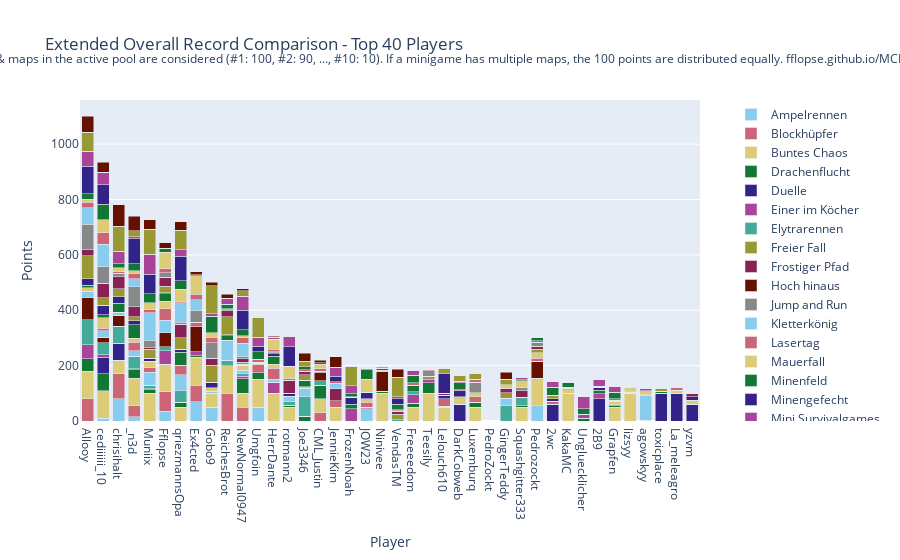

The notebook cell saved with this chart:
### Code cell
import plotly.graph_objects as go

# Sum all columns to get the total score
outDf['Total'] = outDf.sum(axis=1)

# Sort by total score and fill N/A values with 0
outDf = outDf.sort_values(by='Total', ascending=False).fillna(0)

# Crop to top 10 players
cropDf = outDf.head(40).copy()

# Drop the 'Total' column for plotting
cropDf = cropDf.drop(columns=['Total'])

# Create a color palette
color_palette = px.colors.qualitative.Safe

# Create the stacked bar plot
fig = go.Figure()

cropDf = remove_duplicate_columns(cropDf)

for column in cropDf.columns.difference(['Player']):
    fig.add_trace(go.Bar(
        x=cropDf.index,
        y=cropDf[column],
        name=column,
        marker_color=color_palette[len(fig.data) % len(color_palette)]
    ))

# Update layout
fig.update_layout(
    barmode='stack',
    title='Extended Overall Record Comparison - Top 40 Players',
    xaxis=dict(title='Player'),
    yaxis=dict(title='Points'),
    #height=800,
    #width=1000,
    legend=dict(
        x=1.05,
        y=0.5,
        traceorder='normal',
        font=dict(size=12),
        bgcolor='rgba(255, 255, 255, 0)',
        bordercolor='rgba(0, 0, 0, 0)'
    ),
    margin=dict(r=200),  # Adjust right margin to make room for the legend
    annotations=[
        dict(
            x=0.5,
            y=1.1635,
            xref='paper',
            yref='paper',
            text='Max 100 points per minigame. Records #1 through #10 of games & maps in the active pool are considered (#1: 100, #2: 90, ..., #10: 10). If a minigame has multiple maps, the 100 points are distributed equally. fflopse.github.io/MCP-Records/data-analysis/global-ranking.ipynb',
            showarrow=False,
            font=dict(size=12),
            xanchor='center'
        )
    ]
)

fig.show()

# save the plot as an html file

fig.write_html('out/ext_overall_record_comparison.html')

### Figure 1 — Plotly figure (JSON) as saved in the notebook; plotly's stock layout.template omitted (floating-point values rounded to 4 significant figures)
{"data": [{"marker": {"color": "rgb(136, 204, 238)"}, "name": "Ampelrennen", "type": "bar", "x": ["Allooy", "cediiiiii_10", "chrisihalt", "_n3d", "Muniix", "Fflopse", "qriezmannsOpa", "Ex4cted", "Gobo9", "ReichesBrot", "NewNormal0947", "Umgfoin", "HerrDante", "rotmann2", "Joe3346", "CML_Justin", "JennieKim", "FrozenNoah", "JOW23", "Ninivee", "VendasTM", "Freeeedom", "Teesily", "Lelouch610", "DarkCobweb", "Luxemburq", "PedroZockt", "GingerTeddy", "Squashgitter333", "Pedrozockt", "2wc", "KakaMC", "Ungluecklicher", "2B9", "Grapfen", "lizsyy", "agowskyy", "toxicplace", "La_meleagro", "yzvm"], "y": [0.0, 10.0, 80.0, 15.0, 0.0, 35.0, 0.0, 70.0, 50.0, 0.0, 0.0, 50.0, 0.0, 0.0, 0.0, 0.0, 0.0, 0.0, 45.0, 0.0, 0.0, 0.0, 0.0, 0.0, 0.0, 0.0, 0.0, 0.0, 0.0, 55.0, 0.0, 0.0, 0.0, 0.0, 0.0, 0.0, 0.0, 0.0, 0.0, 0.0]}, {"marker": {"color": "rgb(204, 102, 119)"}, "name": "Blockhüpfer", "type": "bar", "x": ["Allooy", "cediiiiii_10", "chrisihalt", "_n3d", "Muniix", "Fflopse", "qriezmannsOpa", "Ex4cted", "Gobo9", "ReichesBrot", "NewNormal0947", "Umgfoin", "HerrDante", "rotmann2", "Joe3346", "CML_Justin", "JennieKim", "FrozenNoah", "JOW23", "Ninivee", "VendasTM", "Freeeedom", "Teesily", "Lelouch610", "DarkCobweb", "Luxemburq", "PedroZockt", "GingerTeddy", "Squashgitter333", "Pedrozockt", "2wc", "KakaMC", "Ungluecklicher", "2B9", "Grapfen", "lizsyy", "agowskyy", "toxicplace", "La_meleagro", "yzvm"], "y": [80.0, 0.0, 90.0, 40.0, 0.0, 70.0, 0.0, 60.0, 0.0, 100.0, 50.0, 0.0, 0.0, 0.0, 0.0, 30.0, 0.0, 0.0, 0.0, 0.0, 0.0, 0.0, 0.0, 0.0, 0.0, 0.0, 0.0, 0.0, 0.0, 0.0, 0.0, 0.0, 0.0, 0.0, 0.0, 0.0, 0.0, 0.0, 0.0, 0.0]}, {"marker": {"color": "rgb(221, 204, 119)"}, "name": "Buntes Chaos", "type": "bar", "x": ["Allooy", "cediiiiii_10", "chrisihalt", "_n3d", "Muniix", "Fflopse", "qriezmannsOpa", "Ex4cted", "Gobo9", "ReichesBrot", "NewNormal0947", "Umgfoin", "HerrDante", "rotmann2", "Joe3346", "CML_Justin", "JennieKim", "FrozenNoah", "JOW23", "Ninivee", "VendasTM", "Freeeedom", "Teesily", "Lelouch610", "DarkCobweb", "Luxemburq", "PedroZockt", "GingerTeddy", "Squashgitter333", "Pedrozockt", "2wc", "KakaMC", "Ungluecklicher", "2B9", "Grapfen", "lizsyy", "agowskyy", "toxicplace", "La_meleagro", "yzvm"], "y": [100.0, 100.0, 50.0, 100.0, 100.0, 100.0, 50.0, 100.0, 50.0, 100.0, 50.0, 100.0, 100.0, 50.0, 0.0, 50.0, 50.0, 0.0, 0.0, 100.0, 0.0, 50.0, 100.0, 50.0, 0.0, 50.0, 0.0, 0.0, 50.0, 100.0, 0.0, 100.0, 0.0, 0.0, 50.0, 100.0, 0.0, 0.0, 0.0, 0.0]}, {"marker": {"color": "rgb(17, 119, 51)"}, "name": "Drachenflucht", "type": "bar", "x": ["Allooy", "cediiiiii_10", "chrisihalt", "_n3d", "Muniix", "Fflopse", "qriezmannsOpa", "Ex4cted", "Gobo9", "ReichesBrot", "NewNormal0947", "Umgfoin", "HerrDante", "rotmann2", "Joe3346", "CML_Justin", "JennieKim", "FrozenNoah", "JOW23", "Ninivee", "VendasTM", "Freeeedom", "Teesily", "Lelouch610", "DarkCobweb", "Luxemburq", "PedroZockt", "GingerTeddy", "Squashgitter333", "Pedrozockt", "2wc", "KakaMC", "Ungluecklicher", "2B9", "Grapfen", "lizsyy", "agowskyy", "toxicplace", "La_meleagro", "yzvm"], "y": [45.0, 60.0, 0.0, 30.0, 12.5, 0.0, 17.5, 5.0, 0.0, 0.0, 52.5, 25.0, 0.0, 7.5, 17.5, 50.0, 0.0, 0.0, 0.0, 7.5, 0.0, 15.0, 37.5, 0.0, 0.0, 17.5, 0.0, 0.0, 5.0, 0.0, 0.0, 0.0, 10.0, 0.0, 5.0, 0.0, 0.0, 0.0, 0.0, 0.0]}, {"marker": {"color": "rgb(51, 34, 136)"}, "name": "Duelle", "type": "bar", "x": ["Allooy", "cediiiiii_10", "chrisihalt", "_n3d", "Muniix", "Fflopse", "qriezmannsOpa", "Ex4cted", "Gobo9", "ReichesBrot", "NewNormal0947", "Umgfoin", "HerrDante", "rotmann2", "Joe3346", "CML_Justin", "JennieKim", "FrozenNoah", "JOW23", "Ninivee", "VendasTM", "Freeeedom", "Teesily", "Lelouch610", "DarkCobweb", "Luxemburq", "PedroZockt", "GingerTeddy", "Squashgitter333", "Pedrozockt", "2wc", "KakaMC", "Ungluecklicher", "2B9", "Grapfen", "lizsyy", "agowskyy", "toxicplace", "La_meleagro", "yzvm"], "y": [0.0, 60.0, 60.0, 0.0, 0.0, 0.0, 0.0, 0.0, 0.0, 0.0, 0.0, 0.0, 0.0, 0.0, 0.0, 0.0, 0.0, 0.0, 0.0, 0.0, 0.0, 0.0, 0.0, 0.0, 60.0, 0.0, 0.0, 0.0, 0.0, 0.0, 60.0, 0.0, 0.0, 80.0, 0.0, 0.0, 0.0, 100.0, 100.0, 60.0]}, {"marker": {"color": "rgb(170, 68, 153)"}, "name": "Einer im Köcher", "type": "bar", "x": ["Allooy", "cediiiiii_10", "chrisihalt", "_n3d", "Muniix", "Fflopse", "qriezmannsOpa", "Ex4cted", "Gobo9", "ReichesBrot", "NewNormal0947", "Umgfoin", "HerrDante", "rotmann2", "Joe3346", "CML_Justin", "JennieKim", "FrozenNoah", "JOW23", "Ninivee", "VendasTM", "Freeeedom", "Teesily", "Lelouch610", "DarkCobweb", "Luxemburq", "PedroZockt", "GingerTeddy", "Squashgitter333", "Pedrozockt", "2wc", "KakaMC", "Ungluecklicher", "2B9", "Grapfen", "lizsyy", "agowskyy", "toxicplace", "La_meleagro", "yzvm"], "y": [50.0, 10.0, 0.0, 4.0, 4.0, 48.0, 0.0, 16.0, 0.0, 0.0, 10.0, 0.0, 40.0, 0.0, 0.0, 0.0, 0.0, 44.0, 4.0, 0.0, 0.0, 30.0, 12.0, 4.0, 0.0, 0.0, 0.0, 0.0, 0.0, 0.0, 0.0, 0.0, 12.0, 18.0, 0.0, 0.0, 0.0, 0.0, 0.0, 0.0]}, {"marker": {"color": "rgb(68, 170, 153)"}, "name": "Elytrarennen", "type": "bar", "x": ["Allooy", "cediiiiii_10", "chrisihalt", "_n3d", "Muniix", "Fflopse", "qriezmannsOpa", "Ex4cted", "Gobo9", "ReichesBrot", "NewNormal0947", "Umgfoin", "HerrDante", "rotmann2", "Joe3346", "CML_Justin", "JennieKim", "FrozenNoah", "JOW23", "Ninivee", "VendasTM", "Freeeedom", "Teesily", "Lelouch610", "DarkCobweb", "Luxemburq", "PedroZockt", "GingerTeddy", "Squashgitter333", "Pedrozockt", "2wc", "KakaMC", "Ungluecklicher", "2B9", "Grapfen", "lizsyy", "agowskyy", "toxicplace", "La_meleagro", "yzvm"], "y": [90.0, 42.5, 62.5, 45.0, 12.5, 15.0, 42.5, 0.0, 0.0, 20.0, 7.5, 0.0, 0.0, 12.5, 70.0, 15.0, 0.0, 0.0, 0.0, 0.0, 5.0, 10.0, 0.0, 0.0, 0.0, 0.0, 0.0, 55.0, 30.0, 0.0, 0.0, 0.0, 0.0, 0.0, 0.0, 0.0, 0.0, 0.0, 0.0, 0.0]}, {"marker": {"color": "rgb(153, 153, 51)"}, "name": "Freier Fall", "type": "bar", "x": ["Allooy", "cediiiiii_10", "chrisihalt", "_n3d", "Muniix", "Fflopse", "qriezmannsOpa", "Ex4cted", "Gobo9", "ReichesBrot", "NewNormal0947", "Umgfoin", "HerrDante", "rotmann2", "Joe3346", "CML_Justin", "JennieKim", "FrozenNoah", "JOW23", "Ninivee", "VendasTM", "Freeeedom", "Teesily", "Lelouch610", "DarkCobweb", "Luxemburq", "PedroZockt", "GingerTeddy", "Squashgitter333", "Pedrozockt", "2wc", "KakaMC", "Ungluecklicher", "2B9", "Grapfen", "lizsyy", "agowskyy", "toxicplace", "La_meleagro", "yzvm"], "y": [0.0, 0.0, 0.0, 0.0, 0.0, 0.0, 0.0, 0.0, 0.0, 0.0, 0.0, 0.0, 0.0, 0.0, 0.0, 0.0, 0.0, 0.0, 0.0, 0.0, 0.0, 0.0, 0.0, 0.0, 0.0, 0.0, 0.0, 0.0, 0.0, 0.0, 0.0, 0.0, 0.0, 0.0, 0.0, 0.0, 0.0, 0.0, 0.0, 0.0]}, {"marker": {"color": "rgb(136, 34, 85)"}, "name": "Frostiger Pfad", "type": "bar", "x": ["Allooy", "cediiiiii_10", "chrisihalt", "_n3d", "Muniix", "Fflopse", "qriezmannsOpa", "Ex4cted", "Gobo9", "ReichesBrot", "NewNormal0947", "Umgfoin", "HerrDante", "rotmann2", "Joe3346", "CML_Justin", "JennieKim", "FrozenNoah", "JOW23", "Ninivee", "VendasTM", "Freeeedom", "Teesily", "Lelouch610", "DarkCobweb", "Luxemburq", "PedroZockt", "GingerTeddy", "Squashgitter333", "Pedrozockt", "2wc", "KakaMC", "Ungluecklicher", "2B9", "Grapfen", "lizsyy", "agowskyy", "toxicplace", "La_meleagro", "yzvm"], "y": [0.0, 0.0, 0.0, 0.0, 0.0, 0.0, 0.0, 0.0, 0.0, 0.0, 0.0, 0.0, 0.0, 0.0, 0.0, 0.0, 0.0, 0.0, 0.0, 0.0, 0.0, 0.0, 0.0, 0.0, 0.0, 0.0, 0.0, 0.0, 0.0, 0.0, 0.0, 0.0, 0.0, 0.0, 0.0, 0.0, 0.0, 0.0, 0.0, 0.0]}, {"marker": {"color": "rgb(102, 17, 0)"}, "name": "Hoch hinaus", "type": "bar", "x": ["Allooy", "cediiiiii_10", "chrisihalt", "_n3d", "Muniix", "Fflopse", "qriezmannsOpa", "Ex4cted", "Gobo9", "ReichesBrot", "NewNormal0947", "Umgfoin", "HerrDante", "rotmann2", "Joe3346", "CML_Justin", "JennieKim", "FrozenNoah", "JOW23", "Ninivee", "VendasTM", "Freeeedom", "Teesily", "Lelouch610", "DarkCobweb", "Luxemburq", "PedroZockt", "GingerTeddy", "Squashgitter333", "Pedrozockt", "2wc", "KakaMC", "Ungluecklicher", "2B9", "Grapfen", "lizsyy", "agowskyy", "toxicplace", "La_meleagro", "yzvm"], "y": [80.0, 20.0, 40.0, 0.0, 0.0, 50.0, 0.0, 90.0, 0.0, 0.0, 0.0, 0.0, 0.0, 0.0, 0.0, 30.0, 0.0, 0.0, 0.0, 70.0, 0.0, 0.0, 0.0, 0.0, 0.0, 0.0, 0.0, 0.0, 0.0, 60.0, 0.0, 0.0, 0.0, 0.0, 0.0, 0.0, 0.0, 0.0, 0.0, 0.0]}, {"marker": {"color": "rgb(136, 136, 136)"}, "name": "Jump and Run", "type": "bar", "x": ["Allooy", "cediiiiii_10", "chrisihalt", "_n3d", "Muniix", "Fflopse", "qriezmannsOpa", "Ex4cted", "Gobo9", "ReichesBrot", "NewNormal0947", "Umgfoin", "HerrDante", "rotmann2", "Joe3346", "CML_Justin", "JennieKim", "FrozenNoah", "JOW23", "Ninivee", "VendasTM", "Freeeedom", "Teesily", "Lelouch610", "DarkCobweb", "Luxemburq", "PedroZockt", "GingerTeddy", "Squashgitter333", "Pedrozockt", "2wc", "KakaMC", "Ungluecklicher", "2B9", "Grapfen", "lizsyy", "agowskyy", "toxicplace", "La_meleagro", "yzvm"], "y": [0.0, 0.0, 0.0, 0.0, 0.0, 0.0, 0.0, 0.0, 0.0, 0.0, 0.0, 0.0, 0.0, 0.0, 0.0, 0.0, 0.0, 0.0, 0.0, 0.0, 0.0, 0.0, 0.0, 0.0, 0.0, 0.0, 0.0, 0.0, 0.0, 0.0, 0.0, 0.0, 0.0, 0.0, 0.0, 0.0, 0.0, 0.0, 0.0, 0.0]}, {"marker": {"color": "rgb(136, 204, 238)"}, "name": "Kletterkönig", "type": "bar", "x": ["Allooy", "cediiiiii_10", "chrisihalt", "_n3d", "Muniix", "Fflopse", "qriezmannsOpa", "Ex4cted", "Gobo9", "ReichesBrot", "NewNormal0947", "Umgfoin", "HerrDante", "rotmann2", "Joe3346", "CML_Justin", "JennieKim", "FrozenNoah", "JOW23", "Ninivee", "VendasTM", "Freeeedom", "Teesily", "Lelouch610", "DarkCobweb", "Luxemburq", "PedroZockt", "GingerTeddy", "Squashgitter333", "Pedrozockt", "2wc", "KakaMC", "Ungluecklicher", "2B9", "Grapfen", "lizsyy", "agowskyy", "toxicplace", "La_meleagro", "yzvm"], "y": [23.33, 23.33, 10.0, 20.0, 46.67, 46.67, 56.67, 0.0, 6.667, 66.67, 13.33, 0.0, 10.0, 20.0, 30.0, 0.0, 0.0, 0.0, 0.0, 0.0, 0.0, 0.0, 0.0, 0.0, 0.0, 0.0, 0.0, 26.67, 0.0, 0.0, 0.0, 0.0, 0.0, 0.0, 0.0, 0.0, 0.0, 0.0, 0.0, 0.0]}, {"marker": {"color": "rgb(204, 102, 119)"}, "name": "Lasertag", "type": "bar", "x": ["Allooy", "cediiiiii_10", "chrisihalt", "_n3d", "Muniix", "Fflopse", "qriezmannsOpa", "Ex4cted", "Gobo9", "ReichesBrot", "NewNormal0947", "Umgfoin", "HerrDante", "rotmann2", "Joe3346", "CML_Justin", "JennieKim", "FrozenNoah", "JOW23", "Ninivee", "VendasTM", "Freeeedom", "Teesily", "Lelouch610", "DarkCobweb", "Luxemburq", "PedroZockt", "GingerTeddy", "Squashgitter333", "Pedrozockt", "2wc", "KakaMC", "Ungluecklicher", "2B9", "Grapfen", "lizsyy", "agowskyy", "toxicplace", "La_meleagro", "yzvm"], "y": [0.0, 10.0, 0.0, 30.0, 16.67, 40.0, 35.0, 15.0, 0.0, 5.0, 0.0, 28.33, 40.0, 0.0, 0.0, 0.0, 23.33, 0.0, 18.33, 0.0, 0.0, 0.0, 0.0, 26.67, 0.0, 20.0, 0.0, 0.0, 0.0, 11.67, 11.67, 0.0, 0.0, 0.0, 3.333, 0.0, 0.0, 0.0, 0.0, 0.0]}, {"marker": {"color": "rgb(221, 204, 119)"}, "name": "Mauerfall", "type": "bar", "x": ["Allooy", "cediiiiii_10", "chrisihalt", "_n3d", "Muniix", "Fflopse", "qriezmannsOpa", "Ex4cted", "Gobo9", "ReichesBrot", "NewNormal0947", "Umgfoin", "HerrDante", "rotmann2", "Joe3346", "CML_Justin", "JennieKim", "FrozenNoah", "JOW23", "Ninivee", "VendasTM", "Freeeedom", "Teesily", "Lelouch610", "DarkCobweb", "Luxemburq", "PedroZockt", "GingerTeddy", "Squashgitter333", "Pedrozockt", "2wc", "KakaMC", "Ungluecklicher", "2B9", "Grapfen", "lizsyy", "agowskyy", "toxicplace", "La_meleagro", "yzvm"], "y": [12.86, 37.14, 0.0, 14.29, 24.29, 28.57, 0.0, 0.0, 12.86, 0.0, 17.14, 5.714, 14.29, 0.0, 5.714, 0.0, 0.0, 0.0, 12.86, 5.714, 0.0, 0.0, 0.0, 0.0, 27.14, 14.29, 0.0, 0.0, 0.0, 20.0, 0.0, 12.86, 0.0, 0.0, 12.86, 0.0, 2.857, 0.0, 11.43, 14.29]}, {"marker": {"color": "rgb(17, 119, 51)"}, "name": "Minenfeld", "type": "bar", "x": ["Allooy", "cediiiiii_10", "chrisihalt", "_n3d", "Muniix", "Fflopse", "qriezmannsOpa", "Ex4cted", "Gobo9", "ReichesBrot", "NewNormal0947", "Umgfoin", "HerrDante", "rotmann2", "Joe3346", "CML_Justin", "JennieKim", "FrozenNoah", "JOW23", "Ninivee", "VendasTM", "Freeeedom", "Teesily", "Lelouch610", "DarkCobweb", "Luxemburq", "PedroZockt", "GingerTeddy", "Squashgitter333", "Pedrozockt", "2wc", "KakaMC", "Ungluecklicher", "2B9", "Grapfen", "lizsyy", "agowskyy", "toxicplace", "La_meleagro", "yzvm"], "y": [10.0, 10.0, 33.33, 50.0, 0.0, 26.67, 46.67, 0.0, 0.0, 16.67, 0.0, 0.0, 30.0, 0.0, 23.33, 0.0, 0.0, 16.67, 0.0, 6.667, 0.0, 23.33, 0.0, 0.0, 0.0, 0.0, 0.0, 0.0, 0.0, 0.0, 0.0, 0.0, 0.0, 13.33, 0.0, 0.0, 0.0, 6.667, 0.0, 0.0]}, {"marker": {"color": "rgb(51, 34, 136)"}, "name": "Minengefecht", "type": "bar", "x": ["Allooy", "cediiiiii_10", "chrisihalt", "_n3d", "Muniix", "Fflopse", "qriezmannsOpa", "Ex4cted", "Gobo9", "ReichesBrot", "NewNormal0947", "Umgfoin", "HerrDante", "rotmann2", "Joe3346", "CML_Justin", "JennieKim", "FrozenNoah", "JOW23", "Ninivee", "VendasTM", "Freeeedom", "Teesily", "Lelouch610", "DarkCobweb", "Luxemburq", "PedroZockt", "GingerTeddy", "Squashgitter333", "Pedrozockt", "2wc", "KakaMC", "Ungluecklicher", "2B9", "Grapfen", "lizsyy", "agowskyy", "toxicplace", "La_meleagro", "yzvm"], "y": [22.5, 35.0, 22.5, 13.75, 10.0, 3.75, 10.0, 0.0, 20.0, 3.75, 3.75, 0.0, 8.75, 10.0, 0.0, 0.0, 0.0, 25.0, 22.5, 0.0, 0.0, 0.0, 0.0, 12.5, 22.5, 0.0, 0.0, 0.0, 0.0, 0.0, 8.75, 0.0, 0.0, 11.25, 3.75, 0.0, 0.0, 0.0, 0.0, 12.5]}, {"marker": {"color": "rgb(170, 68, 153)"}, "name": "Mini Survivalgames", "type": "bar", "x": ["Allooy", "cediiiiii_10", "chrisihalt", "_n3d", "Muniix", "Fflopse", "qriezmannsOpa", "Ex4cted", "Gobo9", "ReichesBrot", "NewNormal0947", "Umgfoin", "HerrDante", "rotmann2", "Joe3346", "CML_Justin", "JennieKim", "FrozenNoah", "JOW23", "Ninivee", "VendasTM", "Freeeedom", "Teesily", "Lelouch610", "DarkCobweb", "Luxemburq", "PedroZockt", "GingerTeddy", "Squashgitter333", "Pedrozockt", "2wc", "KakaMC", "Ungluecklicher", "2B9", "Grapfen", "lizsyy", "agowskyy", "toxicplace", "La_meleagro", "yzvm"], "y": [0.0, 0.0, 0.0, 0.0, 0.0, 0.0, 0.0, 0.0, 0.0, 0.0, 0.0, 0.0, 0.0, 0.0, 0.0, 0.0, 0.0, 0.0, 0.0, 0.0, 0.0, 0.0, 0.0, 0.0, 0.0, 0.0, 0.0, 0.0, 0.0, 0.0, 0.0, 0.0, 0.0, 0.0, 0.0, 0.0, 0.0, 0.0, 0.0, 0.0]}, {"marker": {"color": "rgb(68, 170, 153)"}, "name": "Paintball", "type": "bar", "x": ["Allooy", "cediiiiii_10", "chrisihalt", "_n3d", "Muniix", "Fflopse", "qriezmannsOpa", "Ex4cted", "Gobo9", "ReichesBrot", "NewNormal0947", "Umgfoin", "HerrDante", "rotmann2", "Joe3346", "CML_Justin", "JennieKim", "FrozenNoah", "JOW23", "Ninivee", "VendasTM", "Freeeedom", "Teesily", "Lelouch610", "DarkCobweb", "Luxemburq", "PedroZockt", "GingerTeddy", "Squashgitter333", "Pedrozockt", "2wc", "KakaMC", "Ungluecklicher", "2B9", "Grapfen", "lizsyy", "agowskyy", "toxicplace", "La_meleagro", "yzvm"], "y": [0.0, 0.0, 0.0, 0.0, 0.0, 0.0, 0.0, 0.0, 0.0, 0.0, 0.0, 0.0, 0.0, 0.0, 0.0, 0.0, 0.0, 0.0, 0.0, 0.0, 0.0, 0.0, 0.0, 0.0, 0.0, 0.0, 0.0, 0.0, 0.0, 0.0, 0.0, 0.0, 0.0, 0.0, 0.0, 0.0, 0.0, 0.0, 0.0, 0.0]}, {"marker": {"color": "rgb(153, 153, 51)"}, "name": "Parkour", "type": "bar", "x": ["Allooy", "cediiiiii_10", "chrisihalt", "_n3d", "Muniix", "Fflopse", "qriezmannsOpa", "Ex4cted", "Gobo9", "ReichesBrot", "NewNormal0947", "Umgfoin", "HerrDante", "rotmann2", "Joe3346", "CML_Justin", "JennieKim", "FrozenNoah", "JOW23", "Ninivee", "VendasTM", "Freeeedom", "Teesily", "Lelouch610", "DarkCobweb", "Luxemburq", "PedroZockt", "GingerTeddy", "Squashgitter333", "Pedrozockt", "2wc", "KakaMC", "Ungluecklicher", "2B9", "Grapfen", "lizsyy", "agowskyy", "toxicplace", "La_meleagro", "yzvm"], "y": [82.5, 27.5, 30.0, 15.0, 32.5, 22.5, 42.5, 0.0, 62.5, 65.0, 7.5, 0.0, 0.0, 0.0, 20.0, 0.0, 0.0, 0.0, 0.0, 0.0, 20.0, 0.0, 12.5, 0.0, 0.0, 0.0, 0.0, 20.0, 0.0, 12.5, 12.5, 0.0, 0.0, 0.0, 0.0, 0.0, 0.0, 10.0, 0.0, 0.0]}, {"marker": {"color": "rgb(136, 34, 85)"}, "name": "Pferderennen", "type": "bar", "x": ["Allooy", "cediiiiii_10", "chrisihalt", "_n3d", "Muniix", "Fflopse", "qriezmannsOpa", "Ex4cted", "Gobo9", "ReichesBrot", "NewNormal0947", "Umgfoin", "HerrDante", "rotmann2", "Joe3346", "CML_Justin", "JennieKim", "FrozenNoah", "JOW23", "Ninivee", "VendasTM", "Freeeedom", "Teesily", "Lelouch610", "DarkCobweb", "Luxemburq", "PedroZockt", "GingerTeddy", "Squashgitter333", "Pedrozockt", "2wc", "KakaMC", "Ungluecklicher", "2B9", "Grapfen", "lizsyy", "agowskyy", "toxicplace", "La_meleagro", "yzvm"], "y": [21.67, 51.67, 43.33, 35.0, 5.0, 33.33, 48.33, 0.0, 25.0, 21.67, 13.33, 3.333, 3.333, 46.67, 13.33, 0.0, 43.33, 0.0, 0.0, 0.0, 10.0, 0.0, 0.0, 5.0, 0.0, 0.0, 0.0, 15.0, 25.0, 11.67, 0.0, 0.0, 0.0, 0.0, 0.0, 3.333, 0.0, 0.0, 0.0, 13.33]}, {"marker": {"color": "rgb(102, 17, 0)"}, "name": "Reihenfolge", "type": "bar", "x": ["Allooy", "cediiiiii_10", "chrisihalt", "_n3d", "Muniix", "Fflopse", "qriezmannsOpa", "Ex4cted", "Gobo9", "ReichesBrot", "NewNormal0947", "Umgfoin", "HerrDante", "rotmann2", "Joe3346", "CML_Justin", "JennieKim", "FrozenNoah", "JOW23", "Ninivee", "VendasTM", "Freeeedom", "Teesily", "Lelouch610", "DarkCobweb", "Luxemburq", "PedroZockt", "GingerTeddy", "Squashgitter333", "Pedrozockt", "2wc", "KakaMC", "Ungluecklicher", "2B9", "Grapfen", "lizsyy", "agowskyy", "toxicplace", "La_meleagro", "yzvm"], "y": [0.0, 0.0, 0.0, 0.0, 0.0, 0.0, 0.0, 0.0, 0.0, 0.0, 0.0, 0.0, 0.0, 0.0, 0.0, 0.0, 0.0, 0.0, 0.0, 0.0, 0.0, 0.0, 0.0, 0.0, 0.0, 0.0, 0.0, 0.0, 0.0, 0.0, 0.0, 0.0, 0.0, 0.0, 0.0, 0.0, 0.0, 0.0, 0.0, 0.0]}, {"marker": {"color": "rgb(136, 136, 136)"}, "name": "Replika", "type": "bar", "x": ["Allooy", "cediiiiii_10", "chrisihalt", "_n3d", "Muniix", "Fflopse", "qriezmannsOpa", "Ex4cted", "Gobo9", "ReichesBrot", "NewNormal0947", "Umgfoin", "HerrDante", "rotmann2", "Joe3346", "CML_Justin", "JennieKim", "FrozenNoah", "JOW23", "Ninivee", "VendasTM", "Freeeedom", "Teesily", "Lelouch610", "DarkCobweb", "Luxemburq", "PedroZockt", "GingerTeddy", "Squashgitter333", "Pedrozockt", "2wc", "KakaMC", "Ungluecklicher", "2B9", "Grapfen", "lizsyy", "agowskyy", "toxicplace", "La_meleagro", "yzvm"], "y": [92.05, 60.77, 11.11, 72.48, 27.01, 16.75, 7.094, 41.97, 55.38, 3.59, 6.667, 0.5128, 3.675, 0.5128, 0.5128, 4.444, 0.4274, 0.0, 0.6838, 0.1709, 2.308, 1.111, 20.34, 0.9402, 0.4274, 38.03, 0.0, 0.4274, 9.573, 13.08, 0.0, 5.043, 0.2564, 0.0, 0.0, 1.282, 0.0, 0.0, 0.0, 0.0]}, {"marker": {"color": "rgb(136, 204, 238)"}, "name": "Runterpurzeln", "type": "bar", "x": ["Allooy", "cediiiiii_10", "chrisihalt", "_n3d", "Muniix", "Fflopse", "qriezmannsOpa", "Ex4cted", "Gobo9", "ReichesBrot", "NewNormal0947", "Umgfoin", "HerrDante", "rotmann2", "Joe3346", "CML_Justin", "JennieKim", "FrozenNoah", "JOW23", "Ninivee", "VendasTM", "Freeeedom", "Teesily", "Lelouch610", "DarkCobweb", "Luxemburq", "PedroZockt", "GingerTeddy", "Squashgitter333", "Pedrozockt", "2wc", "KakaMC", "Ungluecklicher", "2B9", "Grapfen", "lizsyy", "agowskyy", "toxicplace", "La_meleagro", "yzvm"], "y": [60.0, 80.0, 0.0, 30.0, 100.0, 0.0, 70.0, 40.0, 0.0, 0.0, 50.0, 0.0, 0.0, 0.0, 0.0, 0.0, 20.0, 0.0, 0.0, 0.0, 0.0, 0.0, 0.0, 0.0, 0.0, 0.0, 0.0, 0.0, 0.0, 0.0, 0.0, 0.0, 0.0, 0.0, 0.0, 0.0, 90.0, 0.0, 0.0, 0.0]}, {"marker": {"color": "rgb(204, 102, 119)"}, "name": "Sammelwahn", "type": "bar", "x": ["Allooy", "cediiiiii_10", "chrisihalt", "_n3d", "Muniix", "Fflopse", "qriezmannsOpa", "Ex4cted", "Gobo9", "ReichesBrot", "NewNormal0947", "Umgfoin", "HerrDante", "rotmann2", "Joe3346", "CML_Justin", "JennieKim", "FrozenNoah", "JOW23", "Ninivee", "VendasTM", "Freeeedom", "Teesily", "Lelouch610", "DarkCobweb", "Luxemburq", "PedroZockt", "GingerTeddy", "Squashgitter333", "Pedrozockt", "2wc", "KakaMC", "Ungluecklicher", "2B9", "Grapfen", "lizsyy", "agowskyy", "toxicplace", "La_meleagro", "yzvm"], "y": [21.03, 41.54, 5.641, 17.69, 11.03, 14.1, 7.179, 20.0, 19.49, 2.308, 19.23, 10.0, 9.744, 5.385, 4.615, 9.744, 4.872, 2.564, 0.5128, 1.538, 2.564, 8.205, 3.59, 0.7692, 2.308, 11.03, 0.0, 1.795, 1.538, 5.128, 0.0, 3.59, 2.308, 2.564, 5.385, 3.077, 2.051, 0.0, 10.51, 0.0]}, {"marker": {"color": "rgb(221, 204, 119)"}, "name": "Schießstand", "type": "bar", "x": ["Allooy", "cediiiiii_10", "chrisihalt", "_n3d", "Muniix", "Fflopse", "qriezmannsOpa", "Ex4cted", "Gobo9", "ReichesBrot", "NewNormal0947", "Umgfoin", "HerrDante", "rotmann2", "Joe3346", "CML_Justin", "JennieKim", "FrozenNoah", "JOW23", "Ninivee", "VendasTM", "Freeeedom", "Teesily", "Lelouch610", "DarkCobweb", "Luxemburq", "PedroZockt", "GingerTeddy", "Squashgitter333", "Pedrozockt", "2wc", "KakaMC", "Ungluecklicher", "2B9", "Grapfen", "lizsyy", "agowskyy", "toxicplace", "La_meleagro", "yzvm"], "y": [10.0, 47.5, 15.0, 10.0, 25.0, 60.0, 42.5, 67.5, 17.5, 0.0, 7.5, 0.0, 35.0, 45.0, 0.0, 15.0, 0.0, 0.0, 47.5, 0.0, 0.0, 0.0, 0.0, 0.0, 0.0, 0.0, 0.0, 12.5, 25.0, 0.0, 0.0, 0.0, 0.0, 0.0, 0.0, 15.0, 15.0, 0.0, 0.0, 0.0]}, {"marker": {"color": "rgb(17, 119, 51)"}, "name": "Skywars", "type": "bar", "x": ["Allooy", "cediiiiii_10", "chrisihalt", "_n3d", "Muniix", "Fflopse", "qriezmannsOpa", "Ex4cted", "Gobo9", "ReichesBrot", "NewNormal0947", "Umgfoin", "HerrDante", "rotmann2", "Joe3346", "CML_Justin", "JennieKim", "FrozenNoah", "JOW23", "Ninivee", "VendasTM", "Freeeedom", "Teesily", "Lelouch610", "DarkCobweb", "Luxemburq", "PedroZockt", "GingerTeddy", "Squashgitter333", "Pedrozockt", "2wc", "KakaMC", "Ungluecklicher", "2B9", "Grapfen", "lizsyy", "agowskyy", "toxicplace", "La_meleagro", "yzvm"], "y": [20.0, 56.67, 15.0, 26.67, 33.33, 13.33, 30.0, 3.333, 58.33, 16.67, 21.67, 26.67, 0.0, 0.0, 11.67, 6.667, 0.0, 10.0, 33.33, 0.0, 20.0, 28.33, 0.0, 0.0, 26.67, 0.0, 0.0, 0.0, 3.333, 13.33, 28.33, 16.67, 20.0, 0.0, 23.33, 0.0, 0.0, 0.0, 0.0, 0.0]}, {"marker": {"color": "rgb(51, 34, 136)"}, "name": "Spleef", "type": "bar", "x": ["Allooy", "cediiiiii_10", "chrisihalt", "_n3d", "Muniix", "Fflopse", "qriezmannsOpa", "Ex4cted", "Gobo9", "ReichesBrot", "NewNormal0947", "Umgfoin", "HerrDante", "rotmann2", "Joe3346", "CML_Justin", "JennieKim", "FrozenNoah", "JOW23", "Ninivee", "VendasTM", "Freeeedom", "Teesily", "Lelouch610", "DarkCobweb", "Luxemburq", "PedroZockt", "GingerTeddy", "Squashgitter333", "Pedrozockt", "2wc", "KakaMC", "Ungluecklicher", "2B9", "Grapfen", "lizsyy", "agowskyy", "toxicplace", "La_meleagro", "yzvm"], "y": [100.0, 70.0, 0.0, 90.0, 70.0, 0.0, 90.0, 0.0, 0.0, 0.0, 70.0, 20.0, 0.0, 70.0, 0.0, 0.0, 20.0, 0.0, 0.0, 0.0, 20.0, 0.0, 0.0, 70.0, 0.0, 0.0, 0.0, 0.0, 0.0, 0.0, 0.0, 0.0, 0.0, 0.0, 0.0, 0.0, 0.0, 0.0, 0.0, 0.0]}, {"marker": {"color": "rgb(170, 68, 153)"}, "name": "Survivalgames", "type": "bar", "x": ["Allooy", "cediiiiii_10", "chrisihalt", "_n3d", "Muniix", "Fflopse", "qriezmannsOpa", "Ex4cted", "Gobo9", "ReichesBrot", "NewNormal0947", "Umgfoin", "HerrDante", "rotmann2", "Joe3346", "CML_Justin", "JennieKim", "FrozenNoah", "JOW23", "Ninivee", "VendasTM", "Freeeedom", "Teesily", "Lelouch610", "DarkCobweb", "Luxemburq", "PedroZockt", "GingerTeddy", "Squashgitter333", "Pedrozockt", "2wc", "KakaMC", "Ungluecklicher", "2B9", "Grapfen", "lizsyy", "agowskyy", "toxicplace", "La_meleagro", "yzvm"], "y": [52.5, 45.0, 45.0, 7.5, 72.5, 0.0, 22.5, 0.0, 10.0, 22.5, 50.0, 32.5, 7.5, 37.5, 0.0, 0.0, 32.5, 30.0, 5.0, 5.0, 7.5, 17.5, 0.0, 0.0, 5.0, 0.0, 0.0, 0.0, 7.5, 0.0, 20.0, 0.0, 42.5, 25.0, 20.0, 0.0, 7.5, 0.0, 0.0, 0.0]}, {"marker": {"color": "rgb(68, 170, 153)"}, "name": "Todeswürfel", "type": "bar", "x": ["Allooy", "cediiiiii_10", "chrisihalt", "_n3d", "Muniix", "Fflopse", "qriezmannsOpa", "Ex4cted", "Gobo9", "ReichesBrot", "NewNormal0947", "Umgfoin", "HerrDante", "rotmann2", "Joe3346", "CML_Justin", "JennieKim", "FrozenNoah", "JOW23", "Ninivee", "VendasTM", "Freeeedom", "Teesily", "Lelouch610", "DarkCobweb", "Luxemburq", "PedroZockt", "GingerTeddy", "Squashgitter333", "Pedrozockt", "2wc", "KakaMC", "Ungluecklicher", "2B9", "Grapfen", "lizsyy", "agowskyy", "toxicplace", "La_meleagro", "yzvm"], "y": [0.0, 0.0, 0.0, 0.0, 0.0, 0.0, 0.0, 0.0, 0.0, 0.0, 0.0, 0.0, 0.0, 0.0, 0.0, 0.0, 0.0, 0.0, 0.0, 0.0, 0.0, 0.0, 0.0, 0.0, 0.0, 0.0, 0.0, 0.0, 0.0, 0.0, 0.0, 0.0, 0.0, 0.0, 0.0, 0.0, 0.0, 0.0, 0.0, 0.0]}, {"marker": {"color": "rgb(153, 153, 51)"}, "name": "Turmroulette", "type": "bar", "x": ["Allooy", "cediiiiii_10", "chrisihalt", "_n3d", "Muniix", "Fflopse", "qriezmannsOpa", "Ex4cted", "Gobo9", "ReichesBrot", "NewNormal0947", "Umgfoin", "HerrDante", "rotmann2", "Joe3346", "CML_Justin", "JennieKim", "FrozenNoah", "JOW23", "Ninivee", "VendasTM", "Freeeedom", "Teesily", "Lelouch610", "DarkCobweb", "Luxemburq", "PedroZockt", "GingerTeddy", "Squashgitter333", "Pedrozockt", "2wc", "KakaMC", "Ungluecklicher", "2B9", "Grapfen", "lizsyy", "agowskyy", "toxicplace", "La_meleagro", "yzvm"], "y": [70.0, 0.0, 90.0, 20.0, 90.0, 0.0, 70.0, 0.0, 100.0, 0.0, 20.0, 70.0, 0.0, 0.0, 20.0, 0.0, 0.0, 70.0, 0.0, 0.0, 70.0, 0.0, 0.0, 20.0, 20.0, 20.0, 0.0, 20.0, 0.0, 0.0, 0.0, 0.0, 0.0, 0.0, 0.0, 0.0, 0.0, 0.0, 0.0, 0.0]}, {"marker": {"color": "rgb(136, 34, 85)"}, "name": "Waffenfolge", "type": "bar", "x": ["Allooy", "cediiiiii_10", "chrisihalt", "_n3d", "Muniix", "Fflopse", "qriezmannsOpa", "Ex4cted", "Gobo9", "ReichesBrot", "NewNormal0947", "Umgfoin", "HerrDante", "rotmann2", "Joe3346", "CML_Justin", "JennieKim", "FrozenNoah", "JOW23", "Ninivee", "VendasTM", "Freeeedom", "Teesily", "Lelouch610", "DarkCobweb", "Luxemburq", "PedroZockt", "GingerTeddy", "Squashgitter333", "Pedrozockt", "2wc", "KakaMC", "Ungluecklicher", "2B9", "Grapfen", "lizsyy", "agowskyy", "toxicplace", "La_meleagro", "yzvm"], "y": [0.0, 0.0, 0.0, 0.0, 0.0, 0.0, 0.0, 0.0, 0.0, 0.0, 0.0, 0.0, 0.0, 0.0, 0.0, 0.0, 0.0, 0.0, 0.0, 0.0, 0.0, 0.0, 0.0, 0.0, 0.0, 0.0, 0.0, 0.0, 0.0, 0.0, 0.0, 0.0, 0.0, 0.0, 0.0, 0.0, 0.0, 0.0, 0.0, 0.0]}, {"marker": {"color": "rgb(102, 17, 0)"}, "name": "Wettrennen", "type": "bar", "x": ["Allooy", "cediiiiii_10", "chrisihalt", "_n3d", "Muniix", "Fflopse", "qriezmannsOpa", "Ex4cted", "Gobo9", "ReichesBrot", "NewNormal0947", "Umgfoin", "HerrDante", "rotmann2", "Joe3346", "CML_Justin", "JennieKim", "FrozenNoah", "JOW23", "Ninivee", "VendasTM", "Freeeedom", "Teesily", "Lelouch610", "DarkCobweb", "Luxemburq", "PedroZockt", "GingerTeddy", "Squashgitter333", "Pedrozockt", "2wc", "KakaMC", "Ungluecklicher", "2B9", "Grapfen", "lizsyy", "agowskyy", "toxicplace", "La_meleagro", "yzvm"], "y": [58.0, 36.0, 78.0, 54.0, 34.0, 20.0, 32.0, 10.0, 14.0, 14.0, 8.0, 0.0, 4.0, 0.0, 28.0, 8.0, 38.0, 0.0, 0.0, 0.0, 30.0, 0.0, 0.0, 0.0, 0.0, 0.0, 0.0, 24.0, 0.0, 0.0, 0.0, 0.0, 0.0, 0.0, 0.0, 0.0, 0.0, 0.0, 0.0, 0.0]}], "layout": {"annotations": [{"font": {"size": 12}, "showarrow": false, "text": "Max 100 points per minigame. Records #1 through #10 of games & maps in the active pool are considered (#1: 100, #2: 90, ..., #10: 10). If a minigame has multiple maps, the 100 points are distributed equally. fflopse.github.io/MCP-Records/data-analysis/global-ranking.ipynb", "x": 0.5, "xanchor": "center", "xref": "paper", "y": 1.163, "yref": "paper"}], "barmode": "stack", "legend": {"bgcolor": "rgba(255, 255, 255, 0)", "bordercolor": "rgba(0, 0, 0, 0)", "font": {"size": 12}, "traceorder": "normal", "x": 1.05, "y": 0.5}, "margin": {"r": 200}, "title": {"text": "Extended Overall Record Comparison - Top 40 Players"}, "xaxis": {"title": {"text": "Player"}}, "yaxis": {"title": {"text": "Points"}}}}
